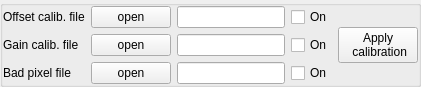
           <widget class="QGroupBox" name="groupBox">
            <property name="maximumSize">
             <size>
              <width>16777215</width>
              <height>3</height>
             </size>
            </property>
            <property name="title">
             <string/>
            </property>
            <layout class="QGridLayout" name="gridLayout_40">
             <property name="leftMargin">
              <number>0</number>
             </property>
             <property name="topMargin">
              <number>0</number>
             </property>
             <property name="rightMargin">
              <number>0</number>
             </property>
             <property name="bottomMargin">
              <number>0</number>
             </property>
             <item row="0" column="0">
              <layout class="QGridLayout" name="gridLayout_39">
               <item row="0" column="0" rowspan="2">
                <widget class="QLabel" name="label">
                 <property name="text">
                  <string>Offset calib. file</string>
                 </property>
                </widget>
               </item>
               <item row="0" column="1" rowspan="2">
                <widget class="QPushButton" name="pushButton_openOffset">
                 <property name="text">
                  <string>open</string>
                 </property>
                </widget>
               </item>
               <item row="0" column="2" rowspan="2">
                <widget class="QLineEdit" name="lineEdit_offsetPath"/>
               </item>
               <item row="0" column="3" rowspan="2" colspan="2">
                <widget class="QCheckBox" name="checkBox_offsetOn">
                 <property name="enabled">
                  <bool>true</bool>
                 </property>
                 <property name="text">
                  <string>On</string>
                 </property>
                 <property name="checked">
                  <bool>false</bool>
                 </property>
                </widget>
               </item>
               <item row="2" column="1" rowspan="2">
                <widget class="QPushButton" name="pushButton_openGain">
                 <property name="text">
                  <string>open</string>
                 </property>
                </widget>
               </item>
               <item row="2" column="2" rowspan="2">
                <widget class="QLineEdit" name="lineEdit_gainPath"/>
               </item>
               <item row="4" column="0">
                <widget class="QLabel" name="label_3">
                 <property name="text">
                  <string>Bad pixel file</string>
                 </property>
                </widget>
               </item>
               <item row="4" column="1">
                <widget class="QPushButton" name="pushButton_openBadpixel">
                 <property name="text">
                  <string>open</string>
                 </property>
                </widget>
               </item>
               <item row="4" column="2">
                <widget class="QLineEdit" name="lineEdit_badpixelPath"/>
               </item>
               <item row="4" column="3" colspan="2">
                <widget class="QCheckBox" name="checkBox_badpixelOn">
                 <property name="text">
                  <string>On</string>
                 </property>
                 <property name="checked">
                  <bool>false</bool>
                 </property>
                </widget>
               </item>
               <item row="2" column="3" rowspan="2" colspan="2">
                <widget class="QCheckBox" name="checkBox_gainOn">
                 <property name="text">
                  <string>On</string>
                 </property>
                 <property name="checked">
                  <bool>false</bool>
                 </property>
                </widget>
               </item>
               <item row="2" column="0" rowspan="2">
                <widget class="QLabel" name="label_2">
                 <property name="text">
                  <string>Gain calib. file</string>
                 </property>
                </widget>
               </item>
              </layout>
             </item>
             <item row="0" column="1">
              <widget class="QPushButton" name="pushButton_ApplyCalib">
               <property name="text">
                <string>Apply 
 calibration</string>
               </property>
              </widget>
             </item>
            </layout>
           </widget>
